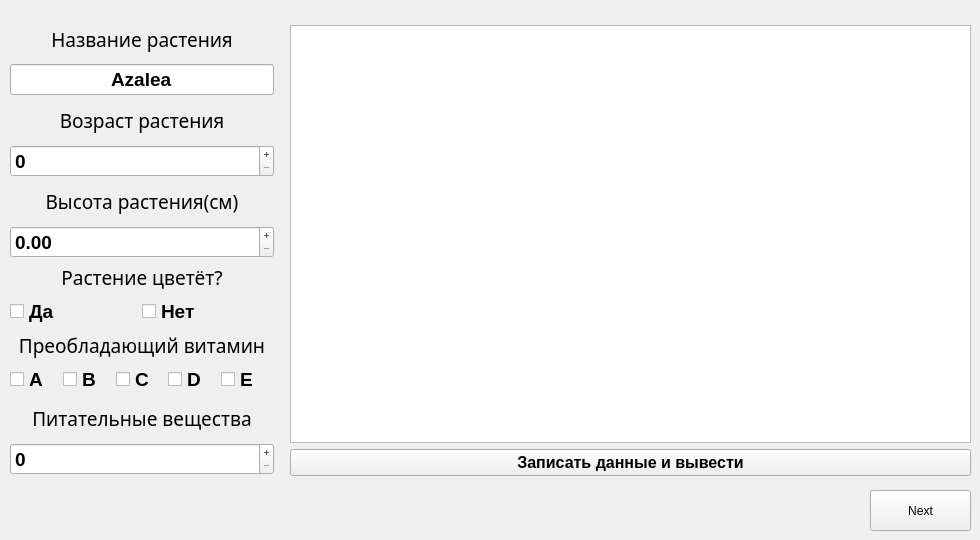
    <widget class="QWidget" name="page_2">
     <widget class="QWidget" name="verticalLayoutWidget_9">
      <property name="geometry">
       <rect>
        <x>10</x>
        <y>20</y>
        <width>264</width>
        <height>455</height>
       </rect>
      </property>
      <layout class="QVBoxLayout" name="verticalLayout_9" stretch="0,0,0,0,0,0">
       <property name="spacing">
        <number>6</number>
       </property>
       <property name="leftMargin">
        <number>0</number>
       </property>
       <item>
        <layout class="QVBoxLayout" name="verticalLayout_10">
         <item>
          <widget class="QLabel" name="label_8">
           <property name="font">
            <font>
             <family>Waree</family>
             <pointsize>14</pointsize>
             <bold>false</bold>
            </font>
           </property>
           <property name="text">
            <string>Название растения</string>
           </property>
           <property name="alignment">
            <set>Qt::AlignCenter</set>
           </property>
          </widget>
         </item>
         <item>
          <widget class="QLineEdit" name="nameEdit_2">
           <property name="font">
            <font>
             <pointsize>14</pointsize>
             <bold>true</bold>
            </font>
           </property>
           <property name="text">
            <string>Azalea</string>
           </property>
           <property name="alignment">
            <set>Qt::AlignCenter</set>
           </property>
           <property name="readOnly">
            <bool>true</bool>
           </property>
          </widget>
         </item>
        </layout>
       </item>
       <item>
        <layout class="QVBoxLayout" name="verticalLayout_11">
         <item>
          <widget class="QLabel" name="label_9">
           <property name="font">
            <font>
             <family>Waree</family>
             <pointsize>14</pointsize>
             <bold>false</bold>
            </font>
           </property>
           <property name="text">
            <string>Возраст растения</string>
           </property>
           <property name="alignment">
            <set>Qt::AlignCenter</set>
           </property>
          </widget>
         </item>
         <item>
          <widget class="QSpinBox" name="ageBox_2">
           <property name="font">
            <font>
             <pointsize>14</pointsize>
             <bold>true</bold>
            </font>
           </property>
           <property name="buttonSymbols">
            <enum>QAbstractSpinBox::PlusMinus</enum>
           </property>
           <property name="maximum">
            <number>9999</number>
           </property>
          </widget>
         </item>
        </layout>
       </item>
       <item>
        <layout class="QVBoxLayout" name="verticalLayout_12">
         <item>
          <widget class="QLabel" name="label_10">
           <property name="font">
            <font>
             <family>Waree</family>
             <pointsize>14</pointsize>
             <bold>false</bold>
            </font>
           </property>
           <property name="text">
            <string>Высота растения(см)</string>
           </property>
           <property name="alignment">
            <set>Qt::AlignCenter</set>
           </property>
          </widget>
         </item>
         <item>
          <widget class="QDoubleSpinBox" name="heightBox_2">
           <property name="font">
            <font>
             <pointsize>14</pointsize>
             <bold>true</bold>
            </font>
           </property>
           <property name="buttonSymbols">
            <enum>QAbstractSpinBox::PlusMinus</enum>
           </property>
           <property name="maximum">
            <double>99999.990000000005239</double>
           </property>
          </widget>
         </item>
        </layout>
       </item>
       <item>
        <layout class="QVBoxLayout" name="verticalLayout_13">
         <item>
          <widget class="QLabel" name="label_11">
           <property name="sizePolicy">
            <sizepolicy hsizetype="Preferred" vsizetype="Fixed">
             <horstretch>0</horstretch>
             <verstretch>0</verstretch>
            </sizepolicy>
           </property>
           <property name="font">
            <font>
             <family>Waree</family>
             <pointsize>14</pointsize>
             <bold>false</bold>
            </font>
           </property>
           <property name="text">
            <string>Растение цветёт?</string>
           </property>
           <property name="alignment">
            <set>Qt::AlignCenter</set>
           </property>
          </widget>
         </item>
         <item>
          <layout class="QHBoxLayout" name="horizontalLayout_3">
           <property name="spacing">
            <number>0</number>
           </property>
           <property name="sizeConstraint">
            <enum>QLayout::SetDefaultConstraint</enum>
           </property>
           <item>
            <widget class="QCheckBox" name="yesBox_2">
             <property name="sizePolicy">
              <sizepolicy hsizetype="Minimum" vsizetype="Fixed">
               <horstretch>0</horstretch>
               <verstretch>0</verstretch>
              </sizepolicy>
             </property>
             <property name="font">
              <font>
               <pointsize>14</pointsize>
               <bold>true</bold>
              </font>
             </property>
             <property name="text">
              <string>Да</string>
             </property>
             <attribute name="buttonGroup">
              <string notr="true">buttonGroup_4</string>
             </attribute>
            </widget>
           </item>
           <item>
            <widget class="QCheckBox" name="noBox_2">
             <property name="sizePolicy">
              <sizepolicy hsizetype="Preferred" vsizetype="Fixed">
               <horstretch>0</horstretch>
               <verstretch>0</verstretch>
              </sizepolicy>
             </property>
             <property name="font">
              <font>
               <pointsize>14</pointsize>
               <bold>true</bold>
              </font>
             </property>
             <property name="text">
              <string>Нет</string>
             </property>
             <attribute name="buttonGroup">
              <string notr="true">buttonGroup_4</string>
             </attribute>
            </widget>
           </item>
          </layout>
         </item>
        </layout>
       </item>
       <item>
        <layout class="QVBoxLayout" name="verticalLayout_14">
         <item>
          <widget class="QLabel" name="label_12">
           <property name="sizePolicy">
            <sizepolicy hsizetype="Preferred" vsizetype="Fixed">
             <horstretch>0</horstretch>
             <verstretch>0</verstretch>
            </sizepolicy>
           </property>
           <property name="font">
            <font>
             <family>Waree</family>
             <pointsize>14</pointsize>
             <bold>false</bold>
            </font>
           </property>
           <property name="text">
            <string>Преобладающий витамин</string>
           </property>
           <property name="alignment">
            <set>Qt::AlignCenter</set>
           </property>
          </widget>
         </item>
         <item>
          <layout class="QHBoxLayout" name="horizontalLayout_4">
           <property name="spacing">
            <number>0</number>
           </property>
           <property name="sizeConstraint">
            <enum>QLayout::SetDefaultConstraint</enum>
           </property>
           <item>
            <widget class="QCheckBox" name="aBox_2">
             <property name="sizePolicy">
              <sizepolicy hsizetype="Minimum" vsizetype="Fixed">
               <horstretch>0</horstretch>
               <verstretch>0</verstretch>
              </sizepolicy>
             </property>
             <property name="font">
              <font>
               <pointsize>14</pointsize>
               <bold>true</bold>
              </font>
             </property>
             <property name="text">
              <string>A</string>
             </property>
             <attribute name="buttonGroup">
              <string notr="true">buttonGroup_3</string>
             </attribute>
            </widget>
           </item>
           <item>
            <widget class="QCheckBox" name="bBox_2">
             <property name="sizePolicy">
              <sizepolicy hsizetype="Minimum" vsizetype="Fixed">
               <horstretch>0</horstretch>
               <verstretch>0</verstretch>
              </sizepolicy>
             </property>
             <property name="font">
              <font>
               <pointsize>14</pointsize>
               <bold>true</bold>
              </font>
             </property>
             <property name="text">
              <string>B</string>
             </property>
             <attribute name="buttonGroup">
              <string notr="true">buttonGroup_3</string>
             </attribute>
            </widget>
           </item>
           <item>
            <widget class="QCheckBox" name="cBox_2">
             <property name="sizePolicy">
              <sizepolicy hsizetype="Minimum" vsizetype="Fixed">
               <horstretch>0</horstretch>
               <verstretch>0</verstretch>
              </sizepolicy>
             </property>
             <property name="font">
              <font>
               <pointsize>14</pointsize>
               <bold>true</bold>
              </font>
             </property>
             <property name="text">
              <string>C</string>
             </property>
             <attribute name="buttonGroup">
              <string notr="true">buttonGroup_3</string>
             </attribute>
            </widget>
           </item>
           <item>
            <widget class="QCheckBox" name="dBox_2">
             <property name="sizePolicy">
              <sizepolicy hsizetype="Preferred" vsizetype="Fixed">
               <horstretch>0</horstretch>
               <verstretch>0</verstretch>
              </sizepolicy>
             </property>
             <property name="font">
              <font>
               <pointsize>14</pointsize>
               <bold>true</bold>
              </font>
             </property>
             <property name="text">
              <string>D</string>
             </property>
             <attribute name="buttonGroup">
              <string notr="true">buttonGroup_3</string>
             </attribute>
            </widget>
           </item>
           <item>
            <widget class="QCheckBox" name="eBox_2">
             <property name="sizePolicy">
              <sizepolicy hsizetype="Preferred" vsizetype="Fixed">
               <horstretch>0</horstretch>
               <verstretch>0</verstretch>
              </sizepolicy>
             </property>
             <property name="font">
              <font>
               <pointsize>14</pointsize>
               <bold>true</bold>
              </font>
             </property>
             <property name="text">
              <string>E</string>
             </property>
             <attribute name="buttonGroup">
              <string notr="true">buttonGroup_3</string>
             </attribute>
            </widget>
           </item>
          </layout>
         </item>
        </layout>
       </item>
       <item>
        <layout class="QVBoxLayout" name="verticalLayout_15">
         <item>
          <widget class="QLabel" name="label_13">
           <property name="font">
            <font>
             <family>Waree</family>
             <pointsize>14</pointsize>
             <bold>false</bold>
            </font>
           </property>
           <property name="text">
            <string>Питательные вещества</string>
           </property>
           <property name="alignment">
            <set>Qt::AlignCenter</set>
           </property>
          </widget>
         </item>
         <item>
          <widget class="QSpinBox" name="nutrientsBox_2">
           <property name="font">
            <font>
             <pointsize>14</pointsize>
             <bold>true</bold>
            </font>
           </property>
           <property name="buttonSymbols">
            <enum>QAbstractSpinBox::PlusMinus</enum>
           </property>
           <property name="maximum">
            <number>9999</number>
           </property>
          </widget>
         </item>
        </layout>
       </item>
      </layout>
     </widget>
     <widget class="QPushButton" name="nextButton_2">
      <property name="geometry">
       <rect>
        <x>870</x>
        <y>490</y>
        <width>101</width>
        <height>41</height>
       </rect>
      </property>
      <property name="text">
       <string>Next</string>
      </property>
      <property name="iconSize">
       <size>
        <width>100</width>
        <height>80</height>
       </size>
      </property>
      <property name="flat">
       <bool>false</bool>
      </property>
     </widget>
     <widget class="QWidget" name="verticalLayoutWidget_10">
      <property name="geometry">
       <rect>
        <x>290</x>
        <y>25</y>
        <width>681</width>
        <height>451</height>
       </rect>
      </property>
      <layout class="QVBoxLayout" name="verticalLayout_16">
       <item>
        <widget class="QTextEdit" name="textEdit_2"/>
       </item>
       <item>
        <widget class="QPushButton" name="pushInputButton_2">
         <property name="font">
          <font>
           <pointsize>12</pointsize>
           <bold>true</bold>
          </font>
         </property>
         <property name="styleSheet">
          <string notr="true"/>
         </property>
         <property name="text">
          <string>Записать данные и вывести</string>
         </property>
        </widget>
       </item>
      </layout>
     </widget>
    </widget>
